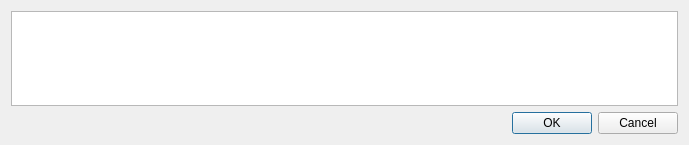
<?xml version="1.0" encoding="UTF-8"?>
<ui version="4.0">
 <class>GenerateCommitMessageWithAiDialog</class>
 <widget class="QDialog" name="GenerateCommitMessageWithAiDialog">
  <property name="geometry">
   <rect>
    <x>0</x>
    <y>0</y>
    <width>689</width>
    <height>145</height>
   </rect>
  </property>
  <property name="windowTitle">
   <string>Generated Commit Messages</string>
  </property>
  <layout class="QVBoxLayout" name="verticalLayout">
   <item>
    <widget class="QListWidget" name="listWidget"/>
   </item>
   <item>
    <layout class="QHBoxLayout" name="horizontalLayout">
     <item>
      <spacer name="horizontalSpacer">
       <property name="orientation">
        <enum>Qt::Horizontal</enum>
       </property>
       <property name="sizeHint" stdset="0">
        <size>
         <width>40</width>
         <height>20</height>
        </size>
       </property>
      </spacer>
     </item>
     <item>
      <widget class="QPushButton" name="pushButton">
       <property name="text">
        <string>OK</string>
       </property>
      </widget>
     </item>
     <item>
      <widget class="QPushButton" name="pushButton_2">
       <property name="text">
        <string>Cancel</string>
       </property>
      </widget>
     </item>
    </layout>
   </item>
  </layout>
 </widget>
 <resources/>
 <connections>
  <connection>
   <sender>pushButton</sender>
   <signal>clicked()</signal>
   <receiver>GenerateCommitMessageWithAiDialog</receiver>
   <slot>accept()</slot>
   <hints>
    <hint type="sourcelabel">
     <x>508</x>
     <y>124</y>
    </hint>
    <hint type="destinationlabel">
     <x>205</x>
     <y>122</y>
    </hint>
   </hints>
  </connection>
  <connection>
   <sender>pushButton_2</sender>
   <signal>clicked()</signal>
   <receiver>GenerateCommitMessageWithAiDialog</receiver>
   <slot>reject()</slot>
   <hints>
    <hint type="sourcelabel">
     <x>598</x>
     <y>118</y>
    </hint>
    <hint type="destinationlabel">
     <x>394</x>
     <y>119</y>
    </hint>
   </hints>
  </connection>
 </connections>
</ui>
